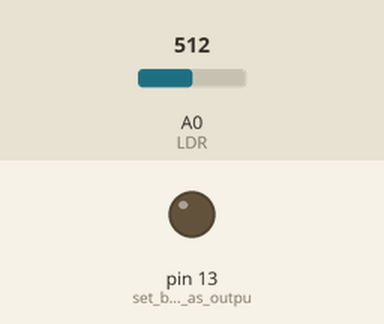
This sketch was run on a simulated Arduino Uno, built with avr-gcc and run on an emulated ATmega328P. Shown: output pins drawn as LEDs (lit = HIGH). Inputs (shaded band) come from the test bench; at power-on: A0 (LDR) = 512.

Above: at 1.2 s.
1.3 s: A0 (LDR) set to 739
2.8 s: A0 (LDR) set to 758
At 3.6 s:
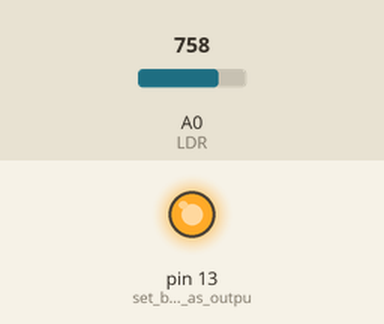
4.3 s: A0 (LDR) set to 740
At 4.8 s:
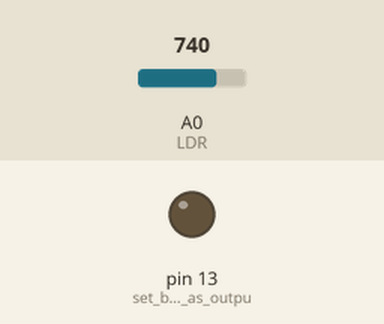
5.8 s: A0 (LDR) set to 760
At 7.1 s:
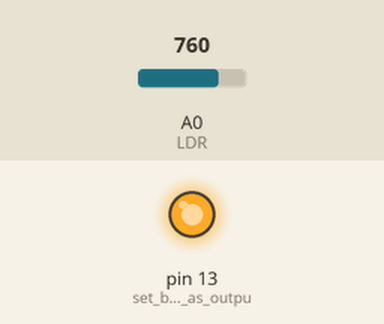
Timing chart, 0 to 8.3 s (numbered marks = the images above; inputs shaded):
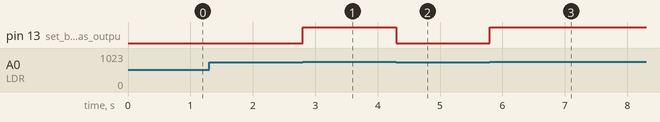

Measured:
- the behaviour switches between 749 and 750 on A0 (LDR) (found by bisection; images 0 and 1)
- after the input at 1.3 s, every drawn part: stays the same
- after the input at 2.8 s, pin 13 (set_built-in_LED_as_outpu): LOW → HIGH at once
- after the input at 4.3 s, pin 13 (set_built-in_LED_as_outpu): HIGH → LOW at once
- after the input at 5.8 s, pin 13 (set_built-in_LED_as_outpu): LOW → HIGH at once

The sketch:

ACT16.ino
```cpp
float val = 0;

void setup() {
  // put your setup code here, to run once:
  pinMode(13,OUTPUT); //set built-in LED as output
}

void loop() {
  // put your main code here, to run repeatedly:
  val = analogRead(A0); //read value of LDR

  if(val < 750) // not enough light for LDR

    digitalWrite(13,LOW);
  else //Enough light for LDR
    digitalWrite(13,HIGH);
}
```
